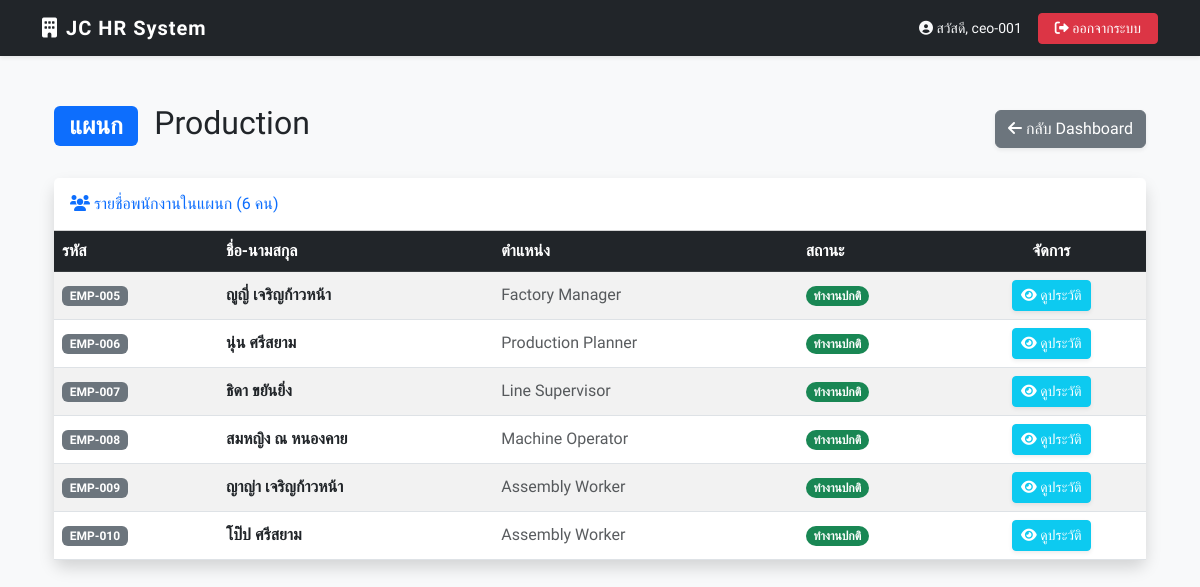
The app's page /department/Production/ (signed in) with its own data.
### employees/models.py (models this page shows, shortened)
class Employee(models.Model):
    STATUS_CHOICES = [
        ('ACTIVE', 'ทำงานอยู่'),
        ('PROBATION', 'ทดลองงาน'),
        ('RESIGNED', 'ลาออก'),
    ]
    user = models.OneToOneField(User, on_delete=models.CASCADE, null=True, blank=True)
    employee_id = models.CharField(max_length=20, unique=True, null=True, blank=True, verbose_name="รหัสพนักงาน")
    first_name = models.CharField(max_length=100, verbose_name="ชื่อจริง", default="")
    last_name = models.CharField(max_length=100, verbose_name="นามสกุล", default="")
    image = models.ImageField(upload_to='employee_images/', blank=True, null=True, verbose_name="รูปโปรไฟล์")
    position = models.CharField(max_length=100, verbose_name="ตำแหน่ง")
    department = models.CharField(max_length=100, verbose_name="แผนก")
    line_user_id = models.CharField(max_length=50, blank=True, null=True, help_text="ใส่ User ID ของ LINE (U...) เพื่อรับแจ้งเตือน")
    base_allowance = models.DecimalField(max_digits=10, decimal_places=2, default=15000, verbose_name="เงินเดือน")
    bonus_amount = models.DecimalField(max_digits=10, decimal_places=2, default=0, verbose_name="โบนัสสะสม")
    status = models.CharField(max_length=20, choices=STATUS_CHOICES, default='ACTIVE', verbose_name="สถานะ")
    phone_number = models.CharField(max_length=15, blank=True, null=True, verbose_name="เบอร์โทร")
    joined_date = models.DateField(auto_now_add=True, verbose_name="วันที่เริ่มงาน")
    created_at = models.DateTimeField(auto_now_add=True)
    updated_at = models.DateTimeField(auto_now=True)

### employees/views.py (the view)
# urls.py: path('department/<str:dept_name>/', views.department_detail, name='department_detail'),
@login_required
def department_detail(request, dept_name):
    employees = Employee.objects.filter(department=dept_name)
    return render(request, 'employees/department_detail.html', {'dept_name': dept_name, 'employees': employees})

### employees/templates/employees/department_detail.html (shortened to what this page needs)
{% extends 'employees/base.html' %}
{% block content %}
<div class="container mt-4">
    <div class="d-flex justify-content-between align-items-center mb-4">
        <h2>
            <span class="badge bg-primary me-2">แผนก</span>
            {{ dept_name }}
        </h2>
        <a href="{% url 'dashboard' %}" class="btn btn-secondary shadow-sm">
            <i class="fas fa-arrow-left"></i> กลับ Dashboard
        </a>
    </div>
    <div class="card shadow">
        <div class="card-header py-3 bg-white">
            <h6 class="m-0 font-weight-bold text-primary">
                <i class="fas fa-users"></i> รายชื่อพนักงานในแผนก ({{ employees.count }} คน)
            </h6>
        </div>
        <div class="card-body p-0">
            <div class="table-responsive">
                <table class="table table-hover table-striped mb-0 align-middle">
                    <thead class="table-dark">
                        <tr>
                            <th>รหัส</th>
                            <th>ชื่อ-นามสกุล</th>
                            <th>ตำแหน่ง</th>
                            <th>สถานะ</th>
                            <th class="text-center">จัดการ</th>
                        </tr>
                    </thead>
                    <tbody>
                        {% for emp in employees %}
                        <tr>
                            <td>
                                <span class="badge bg-secondary">{{ emp.employee_id|default:emp.id }}</span>
                            </td>
                            <td>
                                <strong>{{ emp.first_name }} {{ emp.last_name }}</strong>
                            </td>
                            <td>
                                <span class="text-muted">{{ emp.position }}</span>
                            </td>
                            <td>
                                <span class="badge bg-success rounded-pill">ทำงานปกติ</span>
                            </td>
                            <td class="text-center">
                                <a href="{% url 'employee_detail' emp.id %}" class="btn btn-sm btn-info text-white shadow-sm">
                                    <i class="fas fa-eye"></i> ดูประวัติ
                                </a>
                            </td>
                        </tr>
                        {% endfor %}
                    </tbody>
                </table>
            </div>
        </div>
    </div>
</div>
{% endblock %}

### employees/templates/employees/base.html (shortened to what this page needs)
<!DOCTYPE html>
<html lang="en">
<head>
    <link href="https://cdn.jsdelivr.net/npm/bootstrap@5.3.0/dist/css/bootstrap.min.css" rel="stylesheet">
    <link href="https://cdnjs.cloudflare.com/ajax/libs/font-awesome/6.0.0/css/all.min.css" rel="stylesheet">
</head>
<body>
    <nav class="navbar navbar-expand-lg navbar-dark bg-dark shadow-sm">
        <div class="container">
            <a class="navbar-brand" href="{% url 'dashboard' %}">
                <i class="fas fa-building me-2"></i>JC HR System
            </a>
            <div class="collapse navbar-collapse" id="navbarNav">
                <ul class="navbar-nav ms-auto align-items-center">
                    {% if user.is_authenticated %}
                        <li class="nav-item me-3">
                            <span class="text-light small">
                                <i class="fas fa-user-circle"></i> สวัสดี, {{ user.username }}
                            </span>
                        </li>
                        <li class="nav-item">
                            <a class="btn btn-danger btn-sm px-3" href="{% url 'logout' %}">
                                <i class="fas fa-sign-out-alt"></i> ออกจากระบบ
                            </a>
                        </li>
                    {% endif %}
                </ul>
            </div>
        </div>
    </nav>
    <div class="container py-4">
        {% block content %}
        {% endblock %}
    </div>
</body>
</html>

### employees/templates/employees/base.html (style rules this page uses)
body { background-color: #f8f9fa; font-family: 'Sarabun', sans-serif; }
.navbar-brand { font-weight: bold; letter-spacing: 1px; }
.card { border: none; border-radius: 10px; }

### records on screen
Employee: employee_id "EMP-005", first_name "ญูญี่", last_name "เจริญก้าวหน้า", position "Factory Manager"
Employee: employee_id "EMP-006", first_name "นุ่น", last_name "ศรีสยาม", position "Production Planner"
Employee: employee_id "EMP-007", first_name "ธิดา", last_name "ขยันยิ่ง", position "Line Supervisor"
Employee: employee_id "EMP-008", first_name "สมหญิง", last_name "ณ หนองคาย", position "Machine Operator"
Employee: employee_id "EMP-009", first_name "ญาญ่า", last_name "เจริญก้าวหน้า", position "Assembly Worker"
Employee: employee_id "EMP-010", first_name "โป๊ป", last_name "ศรีสยาม", position "Assembly Worker"

### other values on screen
{{ user.username }} "ceo-001"
{{ dept_name }} "Production"
{{ employees.count }} "6"
